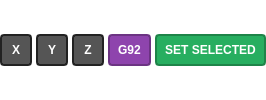
           <widget class="QFrame" name="frame_touchoff_buttons">
            <property name="visible">
             <bool>false</bool>
            </property>
            <property name="styleSheet">
             <string notr="true">QFrame { background: transparent; border: none; }
QPushButton { color: white; font-weight: bold; border: 2px solid #222222; border-radius: 4px; padding: 4px 8px; background-color: #555555; font-size: 9pt; }
QPushButton:hover { border-color: #ffffff; }
QPushButton:pressed { background-color: #333333; }</string>
            </property>
            <layout class="QHBoxLayout" name="layout_touchoff_buttons">
             <property name="spacing">
              <number>4</number>
             </property>
             <property name="leftMargin">
              <number>0</number>
             </property>
             <property name="topMargin">
              <number>0</number>
             </property>
             <property name="rightMargin">
              <number>0</number>
             </property>
             <property name="bottomMargin">
              <number>0</number>
             </property>
             <item>
              <widget class="QPushButton" name="btn_to_x">
               <property name="minimumSize">
                <size>
                 <width>32</width>
                 <height>32</height>
                </size>
               </property>
               <property name="text">
                <string>X</string>
               </property>
              </widget>
             </item>
             <item>
              <widget class="QPushButton" name="btn_to_y">
               <property name="minimumSize">
                <size>
                 <width>32</width>
                 <height>32</height>
                </size>
               </property>
               <property name="text">
                <string>Y</string>
               </property>
              </widget>
             </item>
             <item>
              <widget class="QPushButton" name="btn_to_z">
               <property name="minimumSize">
                <size>
                 <width>32</width>
                 <height>32</height>
                </size>
               </property>
               <property name="text">
                <string>Z</string>
               </property>
              </widget>
             </item>
             <item>
              <widget class="QPushButton" name="btn_to_g92">
               <property name="minimumSize">
                <size>
                 <width>40</width>
                 <height>32</height>
                </size>
               </property>
               <property name="styleSheet">
                <string notr="true">QPushButton { background-color: #8e44ad; color: white; border: 2px solid #6c3483; font-weight: bold; border-radius: 4px; padding: 4px 8px; font-size: 9pt; }
QPushButton:hover { border-color: #ffffff; }
QPushButton:pressed { background-color: #6c3483; }</string>
               </property>
               <property name="text">
                <string>G92</string>
               </property>
              </widget>
             </item>
             <item>
              <widget class="QPushButton" name="btn_to_set_selected">
               <property name="minimumSize">
                <size>
                 <width>90</width>
                 <height>32</height>
                </size>
               </property>
               <property name="styleSheet">
                <string notr="true">QPushButton { background-color: #27ae60; color: white; border: 2px solid #1e8449; font-weight: bold; border-radius: 4px; padding: 4px 8px; font-size: 9pt; }
QPushButton:hover { border-color: #ffffff; }
QPushButton:pressed { background-color: #1e8449; }</string>
               </property>
               <property name="text">
                <string>SET SELECTED</string>
               </property>
              </widget>
             </item>

            </layout>
           </widget>
